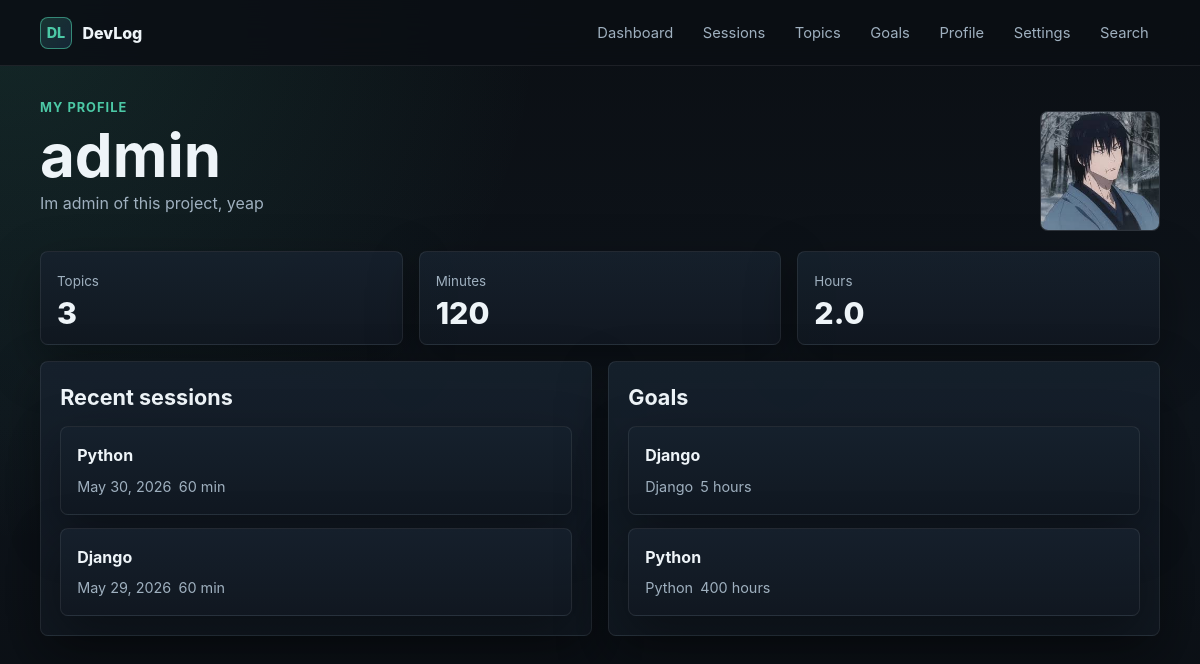
/profile/ (signed in), run on the app's committed database.
### accounts/models.py (models this page shows, shortened)
class Profile(models.Model):
    user = models.OneToOneField(User, on_delete=models.CASCADE)
    bio = models.TextField(blank=True)
    is_public = models.BooleanField(default=True)
    avatar = models.ImageField(upload_to='avatars/', blank=True)

### logs/models.py (models this page shows, shortened)
class LogSession(models.Model):
    user = models.ForeignKey(User, on_delete=models.CASCADE)
    topic = models.ForeignKey(Topic, on_delete=models.CASCADE)
    date = models.DateField()
    duration_minutes = models.PositiveIntegerField()
    notes = models.TextField(blank=True)
    difficulty = models.IntegerField(choices=[(i, i) for i in range(1, 6)])

class Topic(models.Model):
    name = models.CharField(max_length=100)
    user = models.ForeignKey(User, on_delete=models.CASCADE)

class Goal(models.Model):
    user = models.ForeignKey(User, on_delete=models.CASCADE)
    title = models.CharField(max_length=200)
    target_hours = models.PositiveIntegerField()
    topic = models.ForeignKey(Topic, on_delete=models.CASCADE)
    deadline = models.DateField()
    is_completed = models.BooleanField(default=False)

### accounts/views.py (the view)
# urls.py: path('profile/', MyProfileInfoView.as_view(), name='profile_info'),
class MyProfileInfoView(LoginRequiredMixin, TemplateView):
    def get(self, request):
        sessions = LogSession.objects.filter(user=request.user)
        total_minutes = sessions.aggregate(
            total=Sum('duration_minutes')
        )['total'] or 0
        total_hours = total_minutes / 60
        total_topics = Topic.objects.filter(user=request.user).count()
        last_5_sessions = sessions.select_related('topic').order_by('-date')[:5]
        goals = Goal.objects.filter(user=request.user).select_related('topic')
        return render(
            request,
            "account/profile.html",
            {
                "profile": request.user.profile,
                "total_minutes": total_minutes,
                "total_hours": total_hours,
                "total_topics": total_topics,
                "last_5_sessions": last_5_sessions,
                "goals": goals,
            }
        )

### templates/account/profile.html (shortened to what this page needs)
{% extends 'base.html' %}
{% block content %}
<section class="page-head">
    <div>
        <p class="eyebrow">My profile</p>
        <h1>{{ profile.user.username }}</h1>
        <p class="muted">{{ profile.bio|default:"No bio yet." }}</p>
    </div>
    {% if profile.avatar %}
        <img class="profile-avatar" src="{{ profile.avatar.url }}" alt="{{ profile.user.username }} avatar">
    {% endif %}
</section>
<section class="grid grid-3">
    <article class="stat-card">
        <span class="stat-label">Topics</span>
        <span class="stat-value">{{ total_topics }}</span>
    </article>
    <article class="stat-card">
        <span class="stat-label">Minutes</span>
        <span class="stat-value">{{ total_minutes }}</span>
    </article>
    <article class="stat-card">
        <span class="stat-label">Hours</span>
        <span class="stat-value">{{ total_hours|floatformat:1 }}</span>
    </article>
</section>
<section class="grid grid-2" style="margin-top: 1rem;">
    <div class="panel">
        <h2>Recent sessions</h2>
        <ul class="list">
            {% for session in last_5_sessions %}
                <li class="item-card">
                    <strong>{{ session.topic.name }}</strong>
                    <div class="meta">
                        <span>{{ session.date }}</span>
                        <span>{{ session.duration_minutes }} min</span>
                    </div>
                </li>
            {% empty %}
                <li class="empty">No sessions yet.</li>
            {% endfor %}
        </ul>
    </div>
    <div class="panel">
        <h2>Goals</h2>
        <ul class="list">
            {% for goal in goals %}
                <li class="item-card">
                    <strong>{{ goal.title }}</strong>
                    <div class="meta">
                        <span>{{ goal.topic.name }}</span>
                        <span>{{ goal.target_hours }} hours</span>
                    </div>
                </li>
            {% empty %}
                <li class="empty">No goals yet.</li>
            {% endfor %}
        </ul>
    </div>
</section>
{% endblock %}

### static/css/style.css (style rules this page uses)
:root { color-scheme: dark; --bg: #0b0f14; --surface: #111821; --surface-2: #16212d; --line: #263342; --text: #eef4f8; --muted: #9fb0bf; --accent: #4cc9a6; --accent-2: #58a6ff; --danger: #ff6b6b; --warning: #ffd166; --shadow: 0 18px 50px rgba(0, 0, 0, .35); }
* { box-sizing: border-box; }
body { margin: 0; min-height: 100vh; background: radial-gradient(circle at top left, rgba(76, 201, 166, .13), transparent 34rem), linear-gradient(180deg, #0b0f14 0%, #0e141b 52%, #0b0f14 100%); color: var(--text); font-family: Inter, ui-sans-serif, system-ui, -apple-system, BlinkMacSystemFont, "Segoe UI", sans-serif; line-height: 1.5; }
.page-head { display: flex; align-items: flex-end; justify-content: space-between; gap: 1rem; margin-bottom: 1.25rem; }
h1, h2, h3, h4, p { margin-top: 0; }
h1 { margin-bottom: .35rem; font-size: clamp(2rem, 5vw, 4rem); line-height: 1; letter-spacing: 0; }
h2 { margin-bottom: .8rem; font-size: 1.35rem; }
.eyebrow { margin-bottom: .5rem; color: var(--accent); font-size: .8rem; font-weight: 700; text-transform: uppercase; letter-spacing: .08em; }
.muted { color: var(--muted); }
.grid { display: grid; gap: 1rem; }
.grid-2 { grid-template-columns: repeat(2, minmax(0, 1fr)); }
.grid-3 { grid-template-columns: repeat(3, minmax(0, 1fr)); }
.panel, .item-card, .form-panel, .stat-card { border: 1px solid rgba(255, 255, 255, .08); border-radius: 8px; background: linear-gradient(180deg, rgba(22, 33, 45, .92), rgba(17, 24, 33, .92)); box-shadow: var(--shadow); }
.panel, .form-panel { padding: 1.2rem; }
.item-card { padding: 1rem; }
.stat-card { padding: 1rem; }
.stat-value { display: block; margin-top: .35rem; font-size: 1.9rem; font-weight: 800; line-height: 1; }
.stat-label { color: var(--muted); font-size: .84rem; }
.list { display: grid; gap: .8rem; margin: 0; padding: 0; list-style: none; }
.meta { display: flex; flex-wrap: wrap; gap: .45rem; margin: .55rem 0 0; color: var(--muted); font-size: .9rem; }
.profile-avatar { width: 7.5rem; height: 7.5rem; object-fit: cover; border: 1px solid rgba(255, 255, 255, .12); border-radius: 8px; background: var(--surface); }

### data on the page
Profile: user.username "admin", bio "Im admin of this project, yeap", avatar (picture)
LogSession: topic.name "Python", date "May 30, 2026", duration_minutes "60"
LogSession: topic.name "Django", date "May 29, 2026", duration_minutes "60"
Goal: title "Django", topic.name "Django", target_hours "5"
Goal: title "Python", topic.name "Python", target_hours "400"

### other printed values
{{ total_topics }} "3"
{{ total_minutes }} "120"
{{ total_hours|floatformat:1 }} "2.0"
